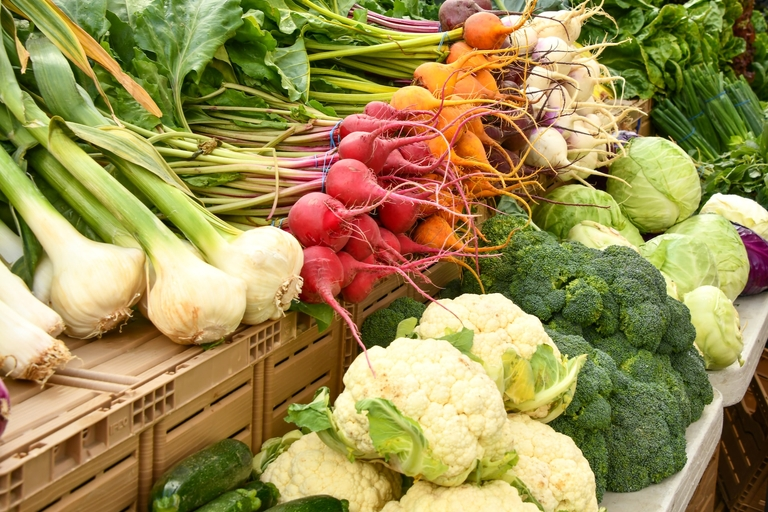
#> input picture website/_tmp_image.jpg, 768 x 512 px, given in place of milk.png, which was not available
$ python -i generate_article_old_2.py   (imports and definitions only)
#> lines starting #> are read from the running program, lines starting #| are printed output that depends on the picture; pictures that were not available may be replaced by others from this repository, and a replacement may not be noted
import re
import csv
import markdown

from PIL import Image, ImageFont, ImageDraw, ImageColor


encoding = 'utf-8'

# [2 lines not run here, left out]

def csv_get_rows(filename):
    _rows = []
    with open(f"database/{filename}.csv", "r", encoding=encoding) as f:
        reader = csv.reader(f, delimiter="\\")
        for i, line in enumerate(reader):
            _rows.append(line)
    return _rows


# [12 lines left out: functions row_to_dict, get_line_data_2, not called in this run]


## GET TABLES DATA

# [1 line that did not run here, left out]
# [1 line that did not run here, left out]
# [1 line that did not run here, left out]

# [1 line that did not run here, left out]
# [1 line that did not run here, left out]
# [1 line that did not run here, left out]

# [1 line that did not run here, left out]
# [1 line that did not run here, left out]
# [1 line that did not run here, left out]


# [221 lines left out: functions generate_line_application, generate_section_quality, generate_section, not called in this run]


# GENERATE EXPERIMENTS SECTION
text = '## Quali applicazioni ha l\'ozono nell\'industria lattiero-casearia?'
# [2 lines not run here, left out]


# [1 line that did not run here, left out]
# [1 line that did not run here, left out]
product_type_list = []
# [8 lines not run here, left out]


# GENERATE SECTION QUALITY
text = '## L\'ozono altera le proprietà sensoriali nei prodotti lattiero-caseari?'

# [2 lines not run here, left out]

# [1 line that did not run here, left out]
# [1 line that did not run here, left out]
# [1 line that did not run here, left out]

product_type_list = []
# [14 lines not run here, left out]


# IMAGES -----------------------------------------------------------------------------------

def text_split(text, font, img_w, px):
#> called with img_w = 768, px = 76.8
    lines = text.strip().split('\n')

    words = []
    for line in lines:
        if not line:
            words.append('\n')
        else:
            line_words = line.split()
            for word in line_words:
                words.append(word)

    lines = []
    line = ''
    for word in words:
        if word == '\n':
            lines.append(line)
            lines.append('')
            line = ''
        else:
            word_w = font.getsize(word)[0]
            line_w = font.getsize(line)[0]
            if word_w + line_w < img_w - px:
                line += word + ' '
            else:
                lines.append(line)
                line = word + ' '
    lines.append(line)

    return lines


def lines_max_height(lines, font):
    line_height = 0
    for line in lines:
        if line_height < font.getsize(line)[1]:
            line_height = font.getsize(line)[1]
    return line_height


def generate_image_sanitation(image_out_path):
    img_w, img_h = 768, 432
    img = Image.new("RGBA", (img_w, img_h), ImageColor.getrgb("#f8fafc"))

    draw = ImageDraw.Draw(img)

    # TITLE
    draw.rectangle(((0, 0), (img_w, 112)), fill=ImageColor.getrgb("#2563eb"))

    text_size = 40
    text = 'Sanificazione ad ozono nell\'industria lattiero-casearia'
    px = img_w - img_w * 0.9
    pt = 8

    font = ImageFont.truetype("fonts/arial.ttf", text_size)

    lines = text_split(text, font, img_w, px)
    line_height = lines_max_height(lines, font) * 1.2
    text_height = line_height * len(lines)

    for i, line in enumerate(lines):
        line_w = font.getsize(line)[0]
        draw.text(
            (img_w//2 - line_w//2, (line_height * i) + pt),
            line,
            (255,255,255),
            font=font
            )


    #ICONS
    icon_size = (128, 128)
    label_y = 64
    pos_y = 224


    pos_x = 0.2
    icon_bg = Image.new('RGBA', icon_size, (0, 0, 0, 0))
#> icon_bg: PIL image 128x128 RGBA; every value is 0
    icon_fg = Image.new("RGBA", icon_size, ImageColor.getrgb("#2563eb"))
    icon_mask = Image.open('assets/icons/articles/milk.png').convert('L').resize(icon_size)
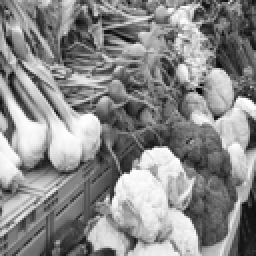
#> icon_mask: PIL image 128x128 L (shown 2 times larger); min 3, max 255, mean 138.7
    icon = Image.composite(icon_bg, icon_fg, icon_mask)
    img.paste(icon, (int(img_w * pos_x) - icon_size[0]//2, pos_y), icon)

    text_size = 24
    text = 'Latte'
    text_w = font.getsize(text)[0]
    draw.text((int(img_w * pos_x) - text_w//2, pos_y - label_y), text, ImageColor.getrgb("#2563eb"), font=font)


    pos_x = 0.5
    icon_bg = Image.new('RGBA', icon_size, (0, 0, 0, 0))
    icon_fg = Image.new("RGBA", icon_size, ImageColor.getrgb("#2563eb"))
    icon_mask = Image.open('assets/icons/articles/cheese.png').convert('L').resize(icon_size)
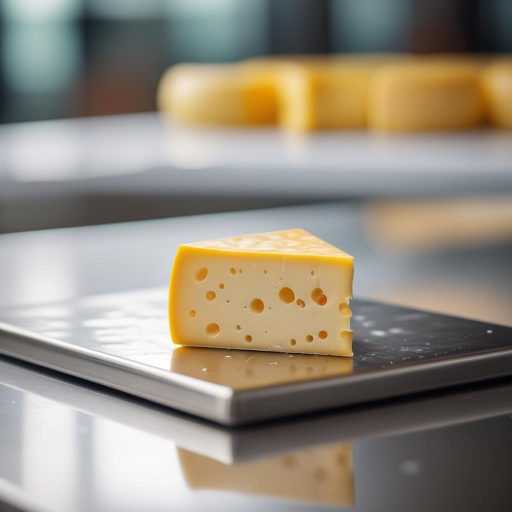
#> input picture website/database/images/cheese.jpg, 1024 x 1024 px, given in place of cheese.png, which was not available (shown at 1/2 size)
    icon = Image.composite(icon_bg, icon_fg, icon_mask)
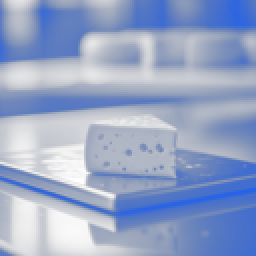
#> icon: PIL image 128x128 RGBA (shown 2 times larger); mean R, G, B, A 16.6, 44.4, 105.5, 114.5; transparent parts drawn white
    img.paste(icon, (int(img_w * pos_x) - icon_size[0]//2, pos_y), icon)

    text_size = 24
    text = 'Formaggio'
    text_w = font.getsize(text)[0]
    draw.text((int(img_w * pos_x) - text_w//2, pos_y - label_y), text, ImageColor.getrgb("#2563eb"), font=font)


    pos_x = 0.8
    icon_bg = Image.new('RGBA', icon_size, (0, 0, 0, 0))
    icon_fg = Image.new("RGBA", icon_size, ImageColor.getrgb("#2563eb"))
    icon_mask = Image.open('assets/icons/articles/yogurt.png').convert('L').resize(icon_size)
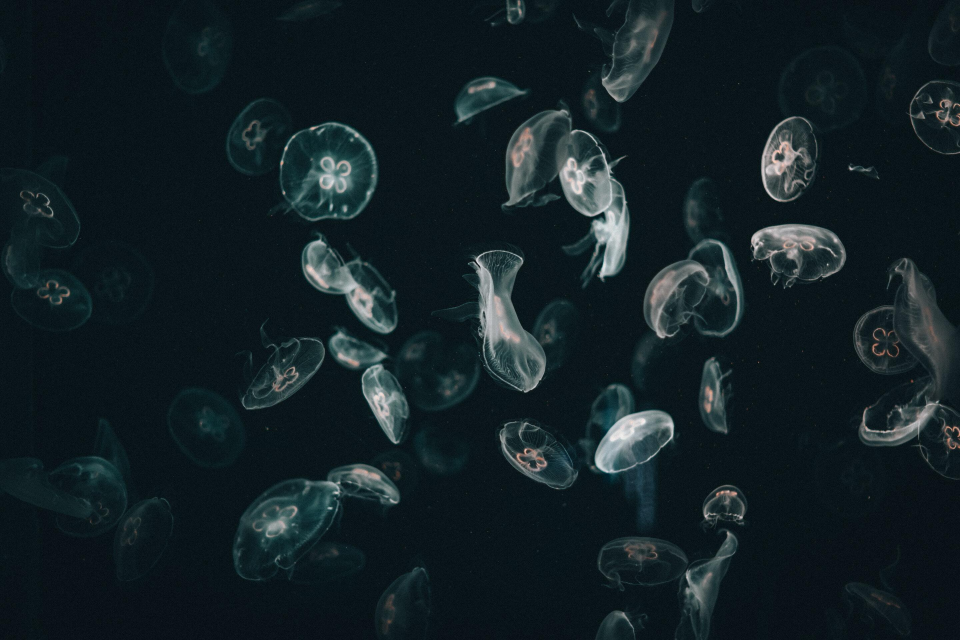
#> input picture website/img-1.jpg, 2880 x 1920 px, given in place of yogurt.png, which was not available (shown at 1/3 size)
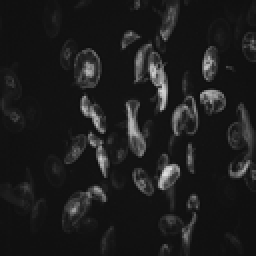
#> icon_mask: PIL image 128x128 L (shown 2 times larger); min 12, max 224, mean 29
    icon = Image.composite(icon_bg, icon_fg, icon_mask)
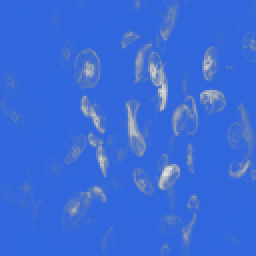
#> icon: PIL image 128x128 RGBA (shown 2 times larger); mean R, G, B, A 32.8, 87.7, 208.1, 226; transparent parts drawn white
    img.paste(icon, (int(img_w * pos_x) - icon_size[0]//2, pos_y), icon)

    text_size = 24
    text = 'Yogurt'
    text_w = font.getsize(text)[0]
    draw.text((int(img_w * pos_x) - text_w//2, pos_y - label_y), text, ImageColor.getrgb("#2563eb"), font=font)


    img.convert('RGB').save(f'{image_out_path}')
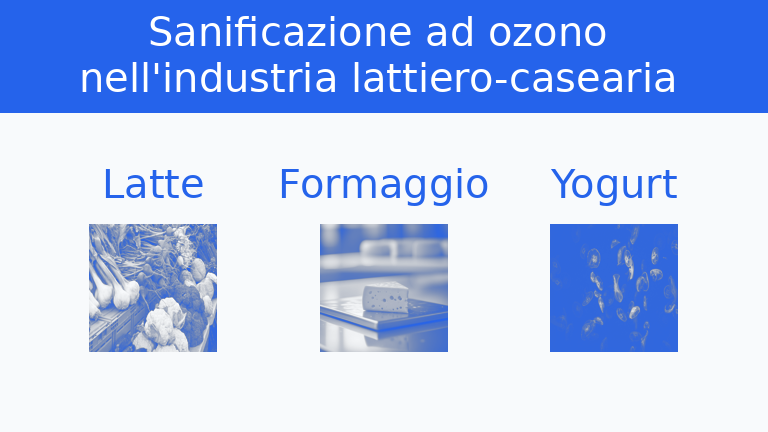
#> saved as _tmp_image.jpg: PIL image 768x432 RGB; mean R, G, B 176.4, 197.1, 240.9
    img.show()

# [10 lines not run here, left out]

# generated_content = text

# [1 line that did not run here, left out]

# [1 line that did not run here, left out]
# [1 line not run here, left out]


# [1 line that did not run here, left out]

# [1 line that did not run here, left out]


# [48 lines not run here, left out]

>>> result = generate_image_sanitation('_tmp_image.jpg')
